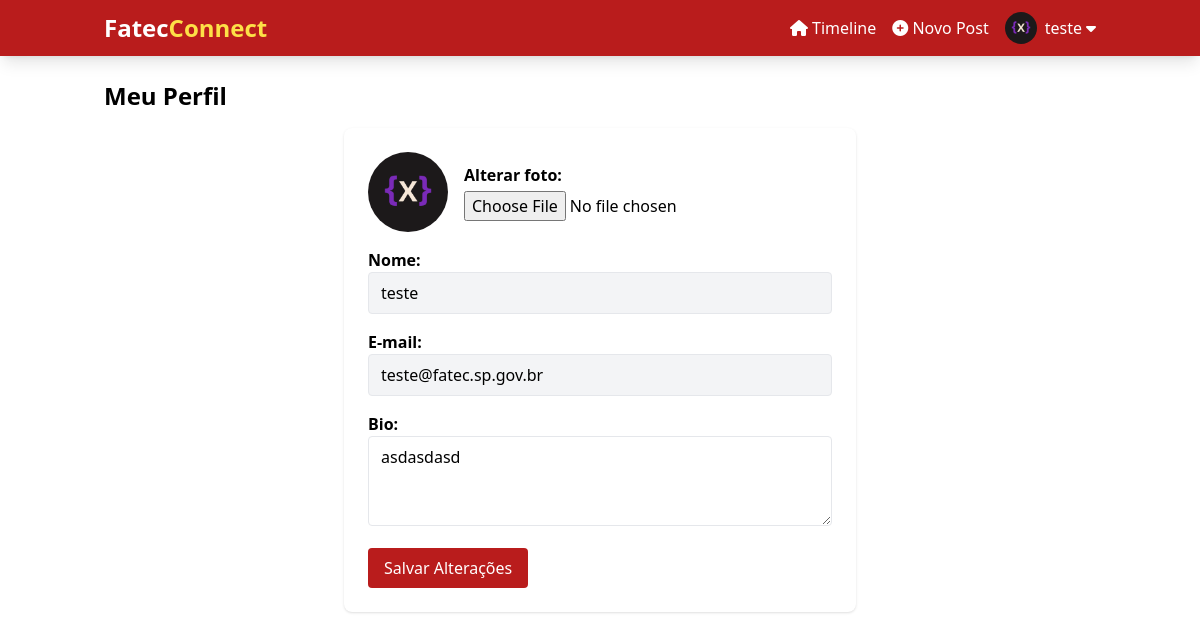
The app's page /pages/profile.php (signed in) with its own data.
### tables this page shows
CREATE TABLE users (
    id INTEGER PRIMARY KEY AUTOINCREMENT,
    name TEXT NOT NULL,
    email TEXT NOT NULL UNIQUE,
    password TEXT NOT NULL,
    user_type INTEGER NOT NULL,
    profile_picture TEXT DEFAULT NULL,
    bio TEXT,
    registration_date DATETIME DEFAULT CURRENT_TIMESTAMP,
    last_login DATETIME DEFAULT NULL
);

### componentes/db.php (called while the page is built, shortened)
<?php
function getConnection() {
    $conn = new SQLite3(SQLITE_PATH);
    $conn->exec('PRAGMA foreign_keys = ON;');
    return $conn;
}
function query($sql, $params = []) {
    $conn = getConnection();
    $stmt = $conn->prepare($sql);
    foreach ($params as $key => $param) {
        $type = SQLITE3_TEXT;
        if (is_int($param)) $type = SQLITE3_INTEGER;
        elseif (is_float($param)) $type = SQLITE3_FLOAT;
        $stmt->bindValue($key + 1, $param, $type);
    }
    $result = $stmt->execute();
    $rows = [];
    while ($row = $result->fetchArray(SQLITE3_ASSOC)) {
        $rows[] = $row;
    }
    return $rows;
}
function fetchOne($sql, $params = []) {
    $result = query($sql, $params);
    return $result[0] ?? null;
}
?>

### pages/profile.php (the view, shortened to what this page needs)
<?php
$userId = $_SESSION['user_id'];
$user = fetchOne("SELECT * FROM users WHERE id = ?", [$userId]);
require_once '../includes/header.php';
?>
<h2 class="text-2xl font-bold mb-4">Meu Perfil</h2>
<div class="bg-white rounded-lg shadow p-6 max-w-lg mx-auto">
    <form method="post" enctype="multipart/form-data">
        <div class="flex items-center mb-4">
            <?php if ($user['profile_picture']): ?>
                <img src="../assets/images/<?= htmlspecialchars($user['profile_picture']) ?>" alt="Foto de Perfil" class="w-20 h-20 rounded-full mr-4">
            <?php else: ?>
                <i class="fas fa-user-circle text-6xl text-gray-400 mr-4"></i>
            <?php endif; ?>
            <div>
                <label class="block font-semibold">Alterar foto:</label>
                <input type="file" name="profile_picture" accept="image/*" class="mt-1">
            </div>
        </div>
        <div class="mb-4">
            <label class="block font-semibold">Nome:</label>
            <input type="text" value="<?= htmlspecialchars($user['name']) ?>" class="w-full border rounded px-3 py-2 bg-gray-100" disabled>
        </div>
        <div class="mb-4">
            <label class="block font-semibold">E-mail:</label>
            <input type="email" value="<?= htmlspecialchars($user['email']) ?>" class="w-full border rounded px-3 py-2 bg-gray-100" disabled>
        </div>
        <div class="mb-4">
            <label class="block font-semibold">Bio:</label>
            <textarea name="bio" class="w-full border rounded px-3 py-2" rows="3"><?= htmlspecialchars($user['bio']) ?></textarea>
        </div>
        <button type="submit" class="bg-red-700 text-white px-4 py-2 rounded hover:bg-red-800">Salvar Alterações</button>
    </form>
</div>
<?php require_once '../includes/footer.php'; ?>

### records on screen
users: profile_picture (picture), name "teste", email "teste@fatec.sp.gov.br", bio "asdasdasd"

### other values on screen
$_SESSION['user_name'] "teste"
